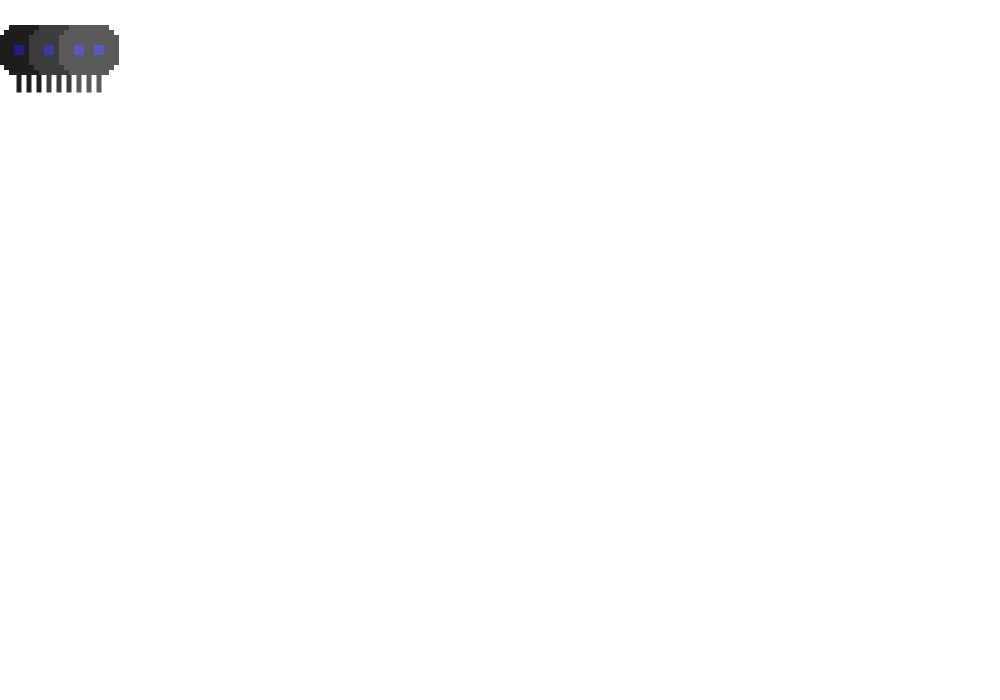
Frame 1 (no input)
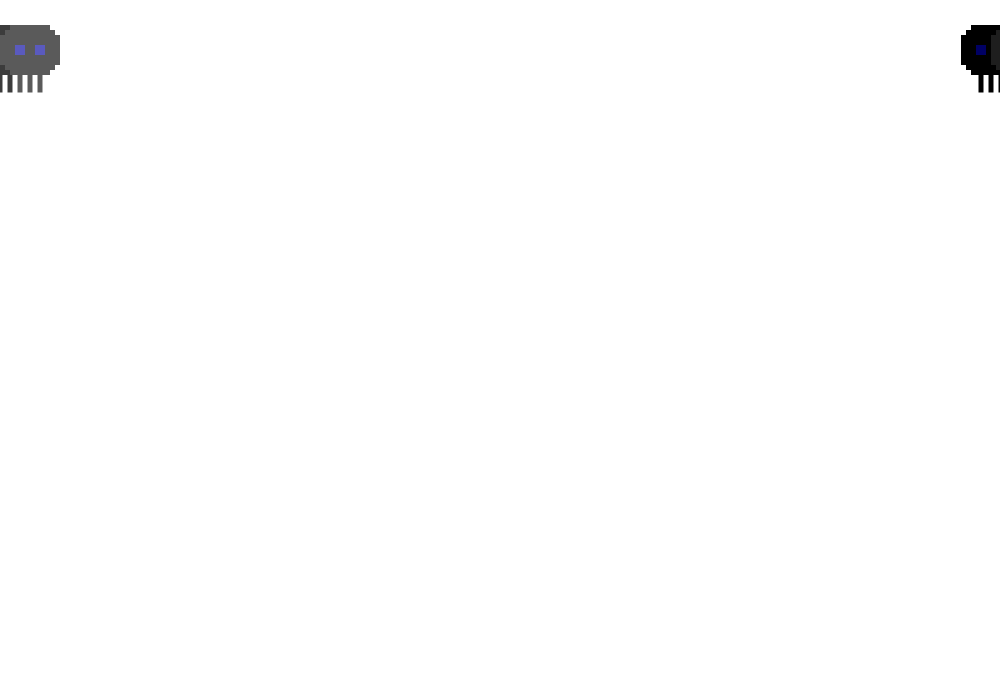
Frame 60 (the mouse pressed at the canvas centre just before this capture)
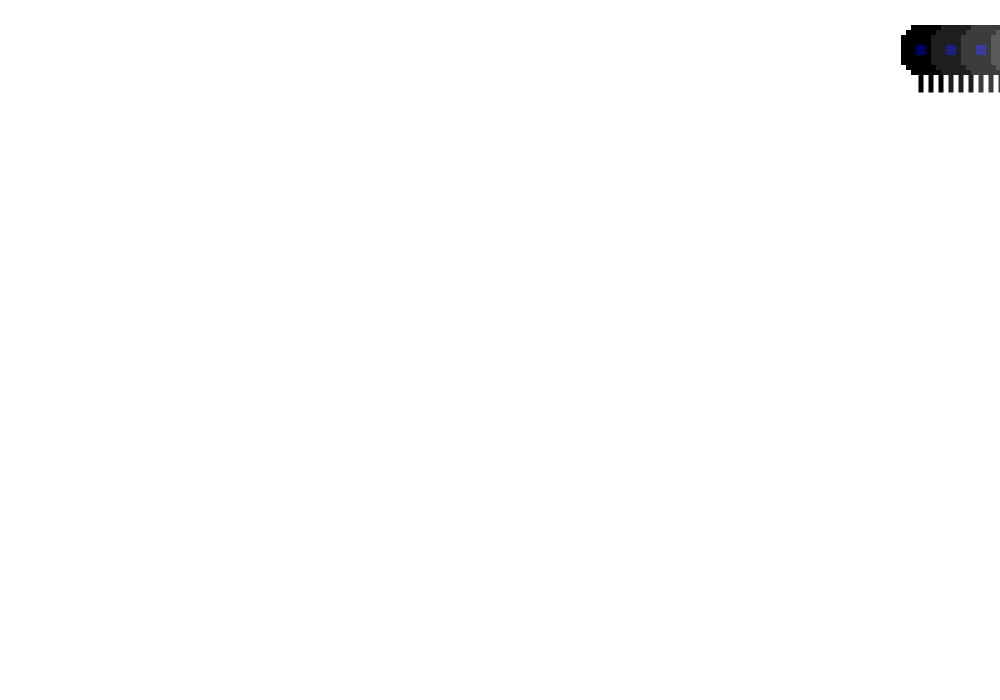
Frame 120 (the mouse held since frame 60 and released just before this capture)

The Processing sketch that drew these frames (run headless with seeded random() and noise(); from frame 60 on, the mouse is pressed at the canvas centre):

// Processing sketch: SS_OOP
// ── SS_OOP.pde
Enemy[] enemies = new Enemy[50];
//array of 50 enemies

void setup () {
size (1000, 700);  

//initialize with for loop
for(int i = 0; i < enemies.length; i= i+15) {
  enemies[i] = new Enemy ( color(i*2), i*2, 50, 1 ); //what are these values??
}

}

void draw () {
background(255);

for(int i =0; i < enemies.length; i= i+15) {
 enemies[i].move();
 enemies[i].display();
}
  
}
// ── Enemy.pde
class Enemy {
 color c;
 float xpos;
 float ypos;
 float xspeed;
 
 Enemy(color ctemp, float xpostemp, float ypostemp, float xspeedtemp) {
   c = ctemp;
   xpos = xpostemp;
   ypos = ypostemp;
   xspeed = xspeedtemp;
 }
 
 
 void display () {
  fill(c);
  rectMode(CENTER);
  noStroke();
  rect(xpos, ypos, 60, 30);
  rect(xpos, ypos, 50, 40);
  rect(xpos, ypos, 40, 50);
  rect(xpos-10, ypos+25, 5, 35);
  rect(xpos+10, ypos+25, 5, 35);
  rect(xpos, ypos+25, 5, 35);
  fill(c+100);
  rect(xpos-10,ypos,10,10);
  rect(xpos+10,ypos,10,10);
   
 }
 
 void move () {
   xpos= xpos - xspeed;
   if (xpos < 0) {
   xpos= width+50;
   }
   
}
}
